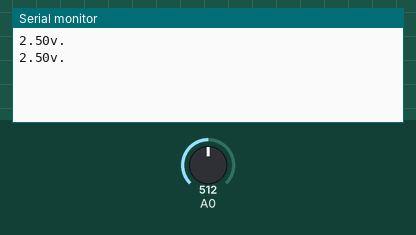
Simulated run of this sketch. Board: Arduino Uno, built with avr-gcc and run on an emulated ATmega328P. Parts: the last lines printed to the serial monitor. The test bench sets the inputs (shaded band); at power-on: A0 = 512.

Above: at 1.8 s.
1.9 s: A0 set to 716
At 2.8 s:
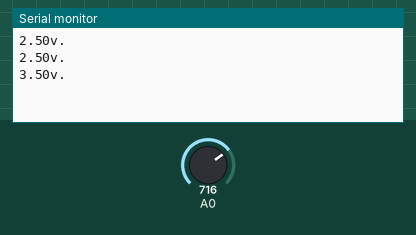
3.4 s: A0 set to 900
At 4.5 s:
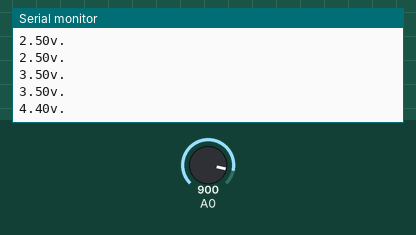
Timing chart, 0 to 6.4 s (numbered marks = the images above; inputs shaded):
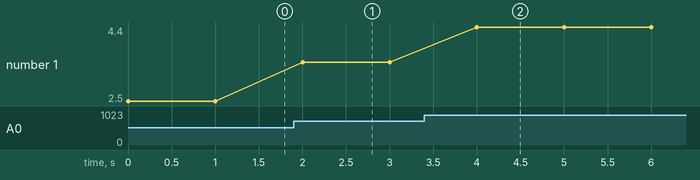

The sketch:

Practica9.ino
```cpp
void setup() {
  pinMode(A0,INPUT);
  //habilita el monitor serial
  //velocidad máxima 11,200
  Serial.begin(9600);
}

void loop() {
  double lectura = 0;
  double voltaje = 0;
  //lectura de 0 a 1023
  lectura = analogRead(A0);
  //convertir a voltaje
  //lectura = (lectura*5)/1023;
  voltaje = (lectura*5)/1023;
  //Imprimir al monitor
  Serial.print(voltaje);
  Serial.println("v.");
  //tranqui
  delay(1000);
}
```

Measured:
- after the input at 1.9 s, the serial monitor: prints a new line after 0.10 s (image 1)
- after the input at 3.4 s, the serial monitor: prints a new line after 0.60 s (image 2)
- plotted number 1: 2.5 → 3.5 after the input at 1.9 s, 3.5 → 4.4 after the input at 3.4 s
